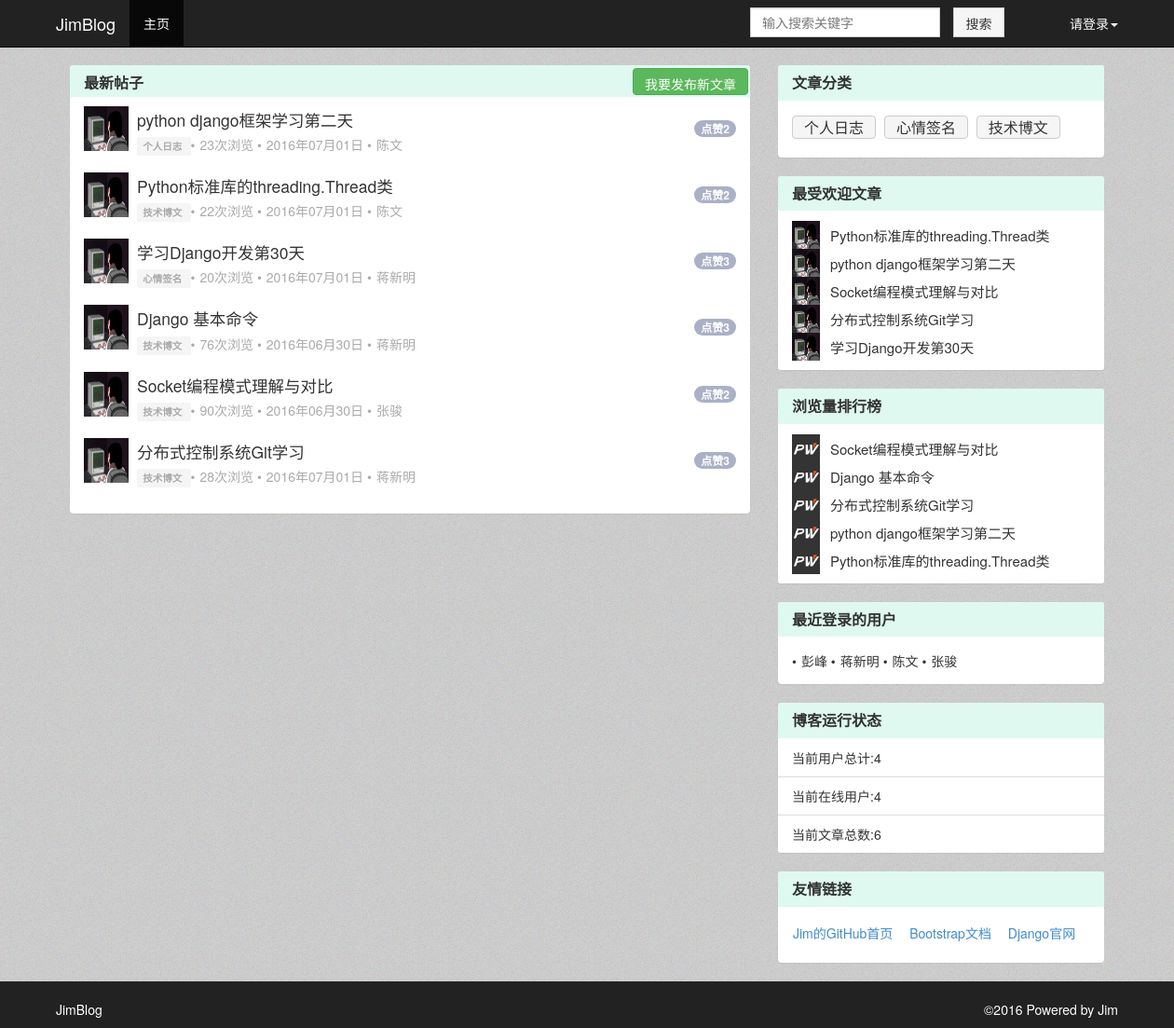
Page /home/ on the earlier database version.
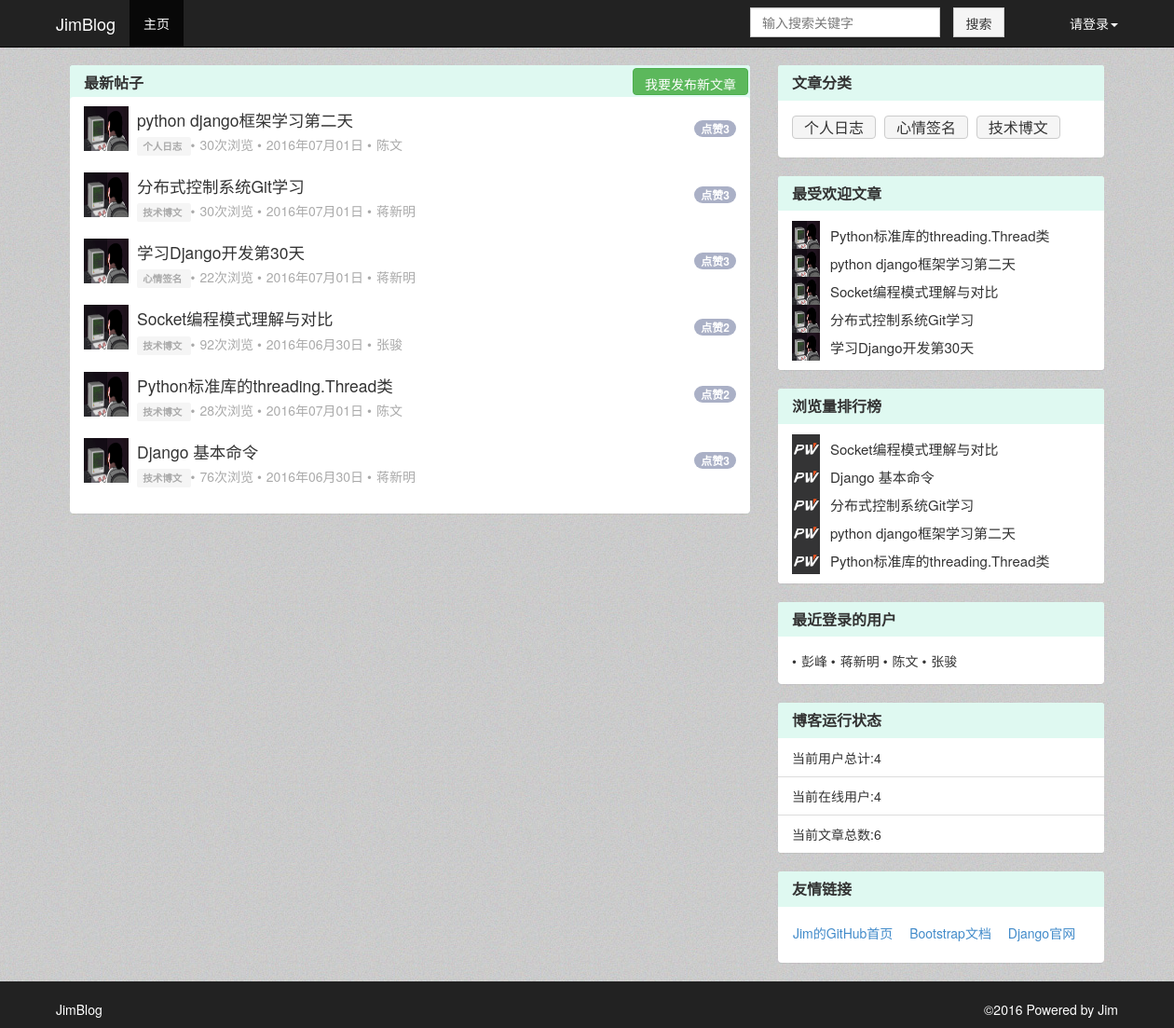
Same page on the later database version.
### BlogDemo/models.py (models this page shows, shortened)
class Article(models.Model):
	status_choice=(
		('d','draft'),
		('p','Published')
	)
	title = models.CharField(u'标题',max_length=70)
	body = models.TextField(u'正文')
	create_time = models.DateTimeField(u'创建时间',auto_now_add=True)
	last_modified_time = models.DateTimeField(u'最后修改时间',auto_now = True)
	status = models.CharField(u'文章状态',max_length=1,choices = status_choice)
	abstract = models.CharField(u'文章摘要',max_length=54,blank=True,null=True,help_text=u'可选，如若为空将摘取正文的前54个字符')
	views = models.PositiveIntegerField(u'浏览量',default=0)
	likes = models.PositiveIntegerField(u'点赞数',default=0)
	likes_user = models.ManyToManyField('User',verbose_name=u'点赞人',null=True,related_name='user_hit_likes')
	topped = models.BooleanField(u'置顶',default=False)
	auther = models.ForeignKey('User',verbose_name = u'作者',null=True,on_delete = models.SET_NULL)
	category = models.ForeignKey('Category',verbose_name=u'分类',null=True,on_delete = models.SET_NULL)
	class Meta:
		ordering = ['-last_modified_time']

class Category(models.Model):
	name = models.CharField(u'类名',max_length=20)
	create_time = models.DateTimeField(u'创建时间',auto_now_add=True)
	last_modified_time = models.DateTimeField(u'最后修改时间',auto_now = True)
	class Meta():
		ordering = ['-last_modified_time']

class User(models.Model):
	user_status=(
		('invisible',u'隐身'),
		('online',u'在线'),
		('offline',u'离线')
	)
	name = models.CharField(u'用户名',max_length=20)
	passwd = models.CharField(u'密码',max_length=20,null = True)
	email = models.EmailField(u'邮箱地址',max_length=256,default='jimforit@163.com')
	status = models.CharField(u'状态',max_length=10,choices = user_status,default='online')
	last_login_time = models.DateTimeField(u'最后一次登录时间',auto_now = True)
	class Meta():
		ordering = ['last_login_time']

### BlogDemo/views.py (the view)
# urls.py: url(r'^home/',IndexView.as_view(template_name="index.html"),name='home_page') ,
class IndexView(ListView):
	context_object_name = "article_list"
	template_name = "index.html"
	def get_queryset(self):
		self.request.session["current_url"] = self.request.path#获取当前页面url存入session中，如果文章只是刷新页面,而页面不跳转，则阅读数不增加。
		if self.template_name == "category_list.html":
			article_list=Article.objects.filter(category=self.kwargs['cate_id'],status='p')#如果传入category_id则获取对应分类文章作为article_list
		else:
			article_list = Article.objects.filter(status = 'p')#如果不传入category_id则获取所有文章作为article_list
		for articles in article_list:
			articles.body = markdown2.markdown(articles.body)#文章body部分进行markdown渲染
		return article_list
	def get_context_data(self,**kwargs):
		new_comment_list = []
		try:
			kwargs['category_name']=Category.objects.get(id=self.kwargs['cate_id']).name
		except:
			pass
		try:
			user_name = self.request.session['username']
			user = get_object_or_404(User,name=user_name)
			new_comment_list = Comment.objects.filter(comment_reminder=user,comment_status="N")
		except 	KeyError:
			pass
		comment_count = len(new_comment_list)
		kwargs['comment_list_user'] = new_comment_list
		kwargs['comment_count_user'] = comment_count
		kwargs['latest_login_user']=User.objects.all().order_by('-last_login_time')[:5]
		kwargs['category_list']=Category.objects.all().order_by('name')
		kwargs['popular_article']=Article.objects.all().order_by('likes')[:5]
		kwargs['views_article']=Article.objects.all().order_by('-views')[:5]
		kwargs['user_count']=User.objects.all().count()
		kwargs['article_count']=Article.objects.all().count()
		return super(IndexView,self).get_context_data(**kwargs)

### BlogDemo/templatetags/paginate_tags.py (called while the page is built)
def get_right(current_page, right, num_pages):
    if current_page == num_pages:
        return []
    return [i + 1 for i in range(current_page, current_page + right - 1) if i < num_pages - 1]

### BlogDemo/templates/index.html (shortened to what this page needs)
{% extends "top.html"%}
{%block page-content%}
    <div id="wrap">
        <div class="container" id="main">
            <div class="col-md-8" id="left">
	{% load paginate_tags %}
    <div class="panel panel-default panel-amend">
        <div class="panel-heading panel-heading-amend">
            <h3 class="panel-title panel-title-margin">最新帖子</h3>
            <a class="btn btn-success create-article-btn" href="/article_create/">我要发布新文章</a>
        </div>
        {%for articles in article_list%}
            <div class="panel-body no-panel-body-padding">
                <div class="list-group">
                    <div class=" list-group-item list-group-item-margin list-topic-item border-less">
                        <span class="badge pull-right list-reply-count hidden-xs">点赞{{articles.likes_user.count}}</span>
                        <div class="row">
                            <div class="col-md-1 col-xs-2 col-sm-2" id="limit-width">
                                <a href="http://www.aeflt.net/user/center/display/?uid=1">
                                    <img class="avatar-middle" src="../static/7c93baa4-056c-11e6-8212-000c2919e245.jpg" title="admin">
                                </a>
                            </div>
                            <div class="col-xs-9 col-md-10 col-sm-9">
                                <h3 class="list-post-title"><a href="{% url 'article_detail_page' articles.pk %}" title="{{articles.title}}">{{articles.title}}</a></h3>
                                <p class="list-meta">
                                    <span class="label label-default list-meta-node">
                                        <a href="{% url 'article_detail_page' articles.pk %}">{{articles.category.name}}</a>
                                    </span>
                                    <span class="list-count">{{articles.views}}次浏览</span>
                                    <span class="list-time">{{articles.create_time|date:"Y年m月d日"}}</span>
                                    <span class="list-username">{{articles.auther.name}}</span>
                                </p>
                            </div>
                        </div>
                    </div>
                </div>
            </div>
			{%endfor%}
    </div>
            </div>
            <div class="col-md-4" id="right">
    <div class="panel panel-default panel-amend">
    <div class="panel-heading panel-heading-amend">
        <h3 class="panel-title">文章分类</h3>
    </div>
    <div class="panel-body">
        {%for category in category_list%}
            <a class="btn btn-default category_btn" href="{% url 'category_article_page' category.pk %}">{{category.name}}</a>
		{%endfor%}
    </div>
</div>
    <div class="panel panel-default panel-amend">
    <div class="panel-heading panel-heading-amend">
        <h3 class="panel-title">最受欢迎文章</h3>
    </div>
    <ul class="list-group">
                <li class="list-group-item">
				{%for article in popular_article%}
                    <div class="row row_min_height">
                        <a href="http://www.aeflt.net/user/center/display/?uid=1" class="recommend_topic"><img class="recommend_topic_img" src="../static/7c93baa4-056c-11e6-8212-000c2919e245.jpg" title="admin"></a>
                        <div class="recommend_topic_list">
                            <a href="{% url 'article_detail_page' article.pk %}" title="{{article.name}}">{{article.title}}</a>
                        </div>
                    </div>
				{%endfor%}
                </li>
    </ul>
</div>
    <div class="panel panel-default panel-amend">
    <div class="panel-heading panel-heading-amend">
        <h3 class="panel-title">浏览量排行榜</h3>
    </div>
     <ul class="list-group">
            <li class="list-group-item">
			{%for article in views_article%}
                <div class="row row_min_height">
                    <a href="http://www.aeflt.net/user/center/display/?uid=8" class="hot_topic"><img class="hot_topic_img" src="../static/default.jpg" title="潭州助理老师  瑾萱"></a>
                    <div class="hot_topic_list">
                        <a href="{% url 'article_detail_page' article.pk %}" title="{{article.title}}">{{article.title}}</a>
                    </div>
                </div>
			{%endfor%}
            </li>
    </ul>
</div>
    <div class="panel panel-default panel-amend">
    <div class="panel-heading panel-heading-amend">
        <h3 class="panel-title">最近登录的用户</h3>
    </div>
    <div class="panel-body">
	{%for users in latest_login_user%}
		<span class="list-username">{{users.name}}</span>
	{%endfor%}
    </div>
</div>
    <div class="panel panel-default panel-amend">
    <div class="panel-heading panel-heading-amend">
        <h3 class="panel-title">博客运行状态</h3>
    </div>
    <div class="list-group">
        <span class="list-group-item">当前用户总计:{{user_count}}</span>
		<span class="list-group-item">当前在线用户:{{user_count}}</span>
		<span class="list-group-item">当前文章总数:{{article_count}}</span>
    </div>
</div>
    <div class="panel panel-default panel-amend">
    <div class="panel-heading panel-heading-amend">
        <h3 class="panel-title">友情链接</h3>
    </div>
    <div class="panel-body">
            <a class="btn friendly_link" target="_blank" href="https://github.com/jimforit">Jim的GitHub首页</a>
            <a class="btn friendly_link" target="_blank" href="http://v3.bootcss.com/">Bootstrap文档</a>
            <a class="btn friendly_link" target="_blank" href="https://www.djangoproject.com/">Django官网</a>
    </div>
</div>
            </div>
        </div>
    </div>
    <footer class="footer-color nav-footer-color" id="footer">
        <div class="container clearfix">
            <div class="text-muted pull-left">
                   <p id="text-color">JimBlog</p>
            </div>
            <p class="muted credit pull-right" id="text-color">
                ©<time>2016</time> Powered by Jim
            </p>
        </div>
    </footer>
{%endblock%}

### BlogDemo/templates/top.html (shortened to what this page needs)
<!DOCTYPE html>
<html lang="zh-CN"><head><meta http-equiv="Content-Type" content="text/html; charset=UTF-8">
      <link href="../static/bootstrap.min.css" rel="stylesheet">
      <link href="../static/navbar-fixed-top.css" rel="stylesheet">
      <link href="../static/customize.css" rel="stylesheet">
	  <link rel="stylesheet" href="../static/dist/css/share.min.css" >
  </head>
  <body>
    <nav class="navbar navbar-inverse nav-footer-color navbar-fixed-top">
      <div class="container">
        <div class="navbar-header">
          <a class="navbar-brand" href="/home/" style="color:#fff">JimBlog	</a>
        </div>
        <div id="navbar" class="navbar-collapse collapse">
          <ul class="nav navbar-nav">
              <li class="active"><a href="/home/">主页</a></li>
          </ul>
          <ul class="nav navbar-nav navbar-right">
              <form class="navbar-form navbar-left" role="search" method="get" action="/article_search/">
                    <div class="form-group">
                        <input type="text" id="search_key" name="search_key" class="form-control search_input" placeholder="输入搜索关键字" required="" oninvalid="setCustomValidity(&#39;搜索关键字不能为空!&#39;)" oninput="setCustomValidity(&#39;&#39;)">
                    </div>
                    <button type="submit" class="btn btn-default search_btn">搜索</button>
              </form>
              <li class="dropdown">
				{%if request.session.username %}
				<a href="/login/" id="text-color" class="dropdown-toggle " data-toggle="dropdown" role="button" aria-haspopup="true" aria-expanded="false">当前用户:{{request.session.username}}<span class="caret"></span></a>
				<ul class="dropdown-menu">
                    <li><a href="/logout/">注销</a></li>
                </ul>
				{%else%}
                <a href="/login/" id="text-color" class="dropdown-toggle " data-toggle="dropdown" role="button" aria-haspopup="true" aria-expanded="false">请登录<span class="caret"></span></a>
				{%endif%}
              </li>
          </ul>
        </div>
      </div>
    </nav>
    {%block page-content%}
	{%endblock%}
</body></html>

### BlogDemo/static/navbar-fixed-top.css (style rules this page uses)
body { min-height: 2000px; padding-top: 70px; }

### BlogDemo/static/customize.css (style rules this page uses)
a { text-decoration: none !important; }
.list-post-title, .list-meta { margin: 0px; }
.list-post-title { font-size: 125%; padding-top: 5px; margin-bottom: 7px; word-wrap: break-word; word-break: break-all; margin-left: 5px; }
.avatar-middle { width: 48px; height: 48px; }
.list-reply-count { margin-top: 15px; font-family: "Helvetica Neue", Helvetica, Arial, sans-serif; }
.label a { color: #F5F5F5; }
h3.list-post-title a { text-decoration: none; color: #333; }
.list-count::before, .list-time::before, .list-username::before, .list-reply-count-xs::before { content: '\2022'; margin-right: 5px; }
.list-meta { color: #aaa; margin-left: 5px; }
footer { padding-top: 20px; }
.list-time { color: #aaa }
* { margin:0;padding:0;list-style-type:none; }
a,img { border:0; }
html,body { background:#fff;font-size:14px;font-family:"microsoft yahei"; }
html, body { min-height: 0px; height: 100%; padding-top: 0px; }
#wrap { min-height: 130%; height: auto; margin-bottom: -50px; padding-bottom: 50px; background-image: url("/static/background-picture.png"); padding-top: 70px; min-width: 1250px; }
footer { height: 50px; background-color: #FEFEFE; min-width: 1250px; }
.panel-body { padding: 15px; }
.panel-body:before, .panel-body:after { display: table; content: " "; }
.panel-body:after { clear: both; }
.list-meta-node { background-color: #F5F5F5; }
.list-meta-node a { color: #AAA; }
.list-reply-count { background-color: #aab0c6; }
body { font-family: "WenQuanYi Micro Hei", "Microsoft YaHei", "Helvetica Neue", Helvetica, Arial, sans-serif; }
html, html a { -webkit-font-smoothing: antialiased; text-shadow: 1px 1px 1px rgba(0,0,0,0.004); }
.no-panel-body-padding { padding: 0px; }
.border-less { border: 0px; }
.list-group-item-margin { margin-bottom: -20px; margin-top: -20px; }
.panel-title-margin { margin-bottom: 15px; }
.footer-color { background-color: #222; }
#text-color { color: #fff; }
#main { width: 1170px !important; }
#left { width: 760px !important; float: left; }
#right { width: 380px !important; float: right; }
#limit-width { width: 52px; }
.create-article-btn { float: right; margin-top: -40px; margin-right: -13px; height: 29px; text-align: center; }
.hot_topic { width: 40px; height: 40px; margin-left: 15px; }
.hot_topic_img { width: 30px; height: 30px; }
.hot_topic_list { width: 270px; margin-left: 56px; margin-top: -25px; word-wrap:break-word; word-break:break-all; }
.hot_topic_list a { color: #333; font-size: 15px; }
.row_min_height { min-height: 30px; }
.recommend_topic { width: 40px; height: 40px; margin-left: 15px; }
.recommend_topic_img { width: 30px; height: 30px; }
.recommend_topic_list { width: 270px; margin-left: 56px; margin-top: -25px; word-wrap:break-word; word-break:break-all; }
.recommend_topic_list a { color: #333; font-size: 15px; margin-top: 10px; }
.friendly_link { padding-top: 1px; padding-left: 0px; }
.category_btn { height: 25px; padding-top: 1px; margin: 0px 5px 5px 0px; background-color: #f5f5f5; font-size: 16px; }
.panel-heading-amend { background-color: #DFF9F1 !important; border-color: #fff!important; }
.panel-heading h3 { font-weight: bold; }
.nav-footer-color { background-image: url(/static/img/navbar-picture.png); }
.search_input { width: 204px!important; margin-right: 10px; height: 32px; border-radius: 0px; }
.search_btn { width: 55px; margin-right: 40px; background-color: #f5f5f5; height: 32px; border-radius: 0px; }
.panel-amend { border: 0px !important; }

Differences in the rows shown:
changed Article "python django框架学习第二天": likes_user.count "2" → "3"; views "23" → "30"
changed Article "分布式控制系统Git学习": views "28" → "30"; moves up the list
changed Article "学习Django开发第30天": views "20" → "22"; moves down the list
changed Article "Socket编程模式理解与对比": views "90" → "92"; moves up the list
changed Article "Python标准库的threading.Thread类": views "22" → "28"
